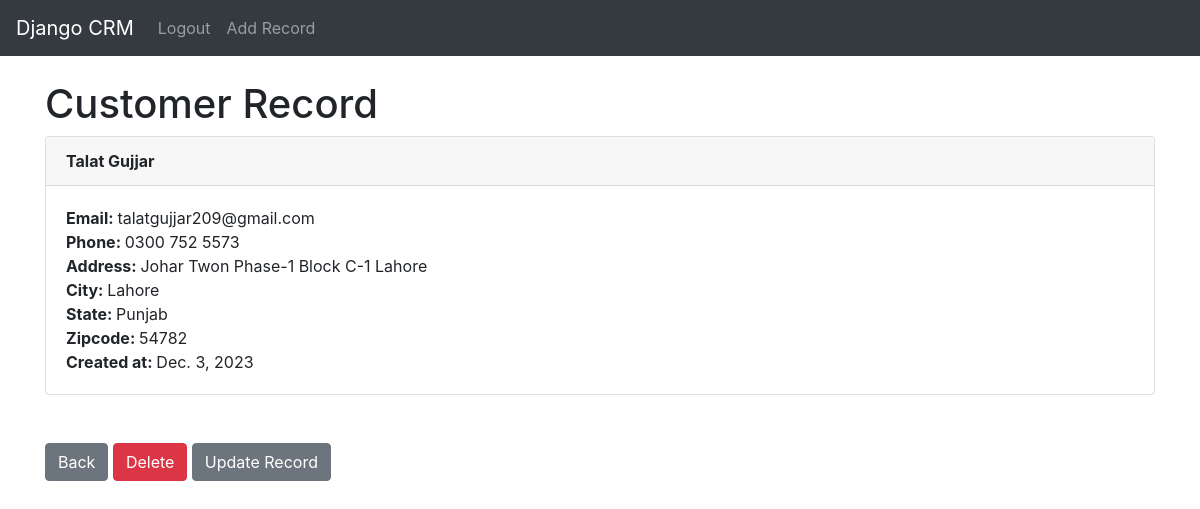
The app's page /record/5 (signed in) with its own data.
### crm/models.py (models this page shows, shortened)
class Record(models.Model):
    created_at = models.DateField(auto_now_add=True)
    first_name = models.CharField(max_length=50)
    last_name = models.CharField(max_length=50)
    email = models.CharField(max_length=100)
    phone = models.CharField(max_length=15)
    address = models.CharField(max_length=100)
    city = models.CharField(max_length=50)
    state = models.CharField(max_length=50)
    zipcode = models.CharField(max_length=20)

### crm/views.py (the view)
# urls.py: path('record/<int:pk>', views.customer_record, name= 'record'),
def customer_record(request, pk):
    if request.user.is_authenticated:
        customer_record = Record.objects.get(id=pk)
        return render(request, 'record.html', {'customer_record':customer_record})
    else:
        messages.success(request, "You must be loged In")
        return redirect('home')

### crm/templates/record.html
{% extends 'base.html' %}
{% block content %}
<h1>Customer Record</h1>
<div class="card">
    <div class="card-header"> <strong>
      {{customer_record.first_name}}
      {{ customer_record.last_name }}
    </strong>
    </div>
    <div class="card-body">
        <p class="card-text">
            <strong>Email: </strong>{{customer_record.email}} <br>
            <strong>Phone: </strong>     {{customer_record.phone}}    <br>
            <strong>Address: </strong>   {{customer_record.address}}   <br>
            <strong>City: </strong>  {{customer_record.city}}     <br>
            <strong>State: </strong> {{customer_record.state}}    <br>
            <strong>Zipcode: </strong> {{customer_record.zipcode}}    <br>
            <strong>Created at: </strong> {{customer_record.created_at}}</p>
    </div>
  </div>
 <br>
 <br>
 <a href="{% url 'home' %}" class="btn btn-secondary">Back</a>
 <a href="{% url 'delete_record' customer_record.id %}" class="btn btn-danger">Delete</a>
 <a href="{% url 'update_record' customer_record.id %}" class="btn btn-secondary">Update Record</a>
{%endblock%}

### records on screen
Record: first_name "Talat", last_name "Gujjar", email "talatgujjar209@gmail.com", phone "0300 752 5573", address "Johar Twon Phase-1 Block C-1 Lahore", city "Lahore", state "Punjab", zipcode "54782", created_at "Dec. 3, 2023"
